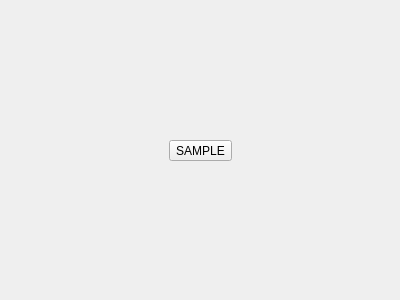
<?xml version="1.0" encoding="UTF-8"?>
<ui version="4.0">
 <class>sourcectl_ui</class>
 <widget class="QWidget" name="sourcectl_ui">
  <property name="geometry">
   <rect>
    <x>0</x>
    <y>0</y>
    <width>400</width>
    <height>300</height>
   </rect>
  </property>
  <property name="windowTitle">
   <string>Form</string>
  </property>
  <layout class="QGridLayout" name="gridLayout">
   <item row="0" column="1">
    <spacer name="verticalSpacer_2">
     <property name="orientation">
      <enum>Qt::Vertical</enum>
     </property>
     <property name="sizeHint" stdset="0">
      <size>
       <width>20</width>
       <height>120</height>
      </size>
     </property>
    </spacer>
   </item>
   <item row="1" column="0">
    <spacer name="horizontalSpacer">
     <property name="orientation">
      <enum>Qt::Horizontal</enum>
     </property>
     <property name="sizeHint" stdset="0">
      <size>
       <width>151</width>
       <height>20</height>
      </size>
     </property>
    </spacer>
   </item>
   <item row="1" column="1">
    <widget class="QToolButton" name="toolButton">
     <property name="text">
      <string>SAMPLE</string>
     </property>
    </widget>
   </item>
   <item row="1" column="2">
    <spacer name="horizontalSpacer_2">
     <property name="orientation">
      <enum>Qt::Horizontal</enum>
     </property>
     <property name="sizeHint" stdset="0">
      <size>
       <width>151</width>
       <height>20</height>
      </size>
     </property>
    </spacer>
   </item>
   <item row="2" column="1">
    <spacer name="verticalSpacer">
     <property name="orientation">
      <enum>Qt::Vertical</enum>
     </property>
     <property name="sizeHint" stdset="0">
      <size>
       <width>20</width>
       <height>119</height>
      </size>
     </property>
    </spacer>
   </item>
  </layout>
 </widget>
 <resources>
  <include location="../../icons/icons.qrc"/>
 </resources>
 <connections/>
</ui>
